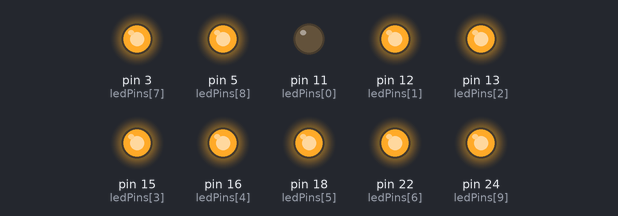
The program below on a simulated Raspberry Pi (header pin numbers). Shown: output pins drawn as LEDs (lit = HIGH). What the program prints to the terminal is not drawn.

Above: at 0.05 s.
At 0.75 s:
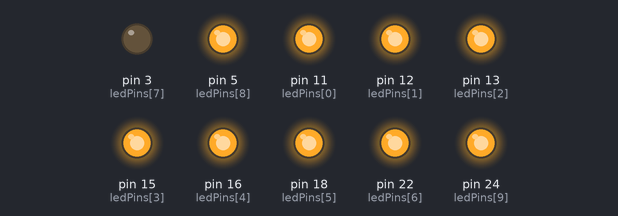
At 1.45 s:
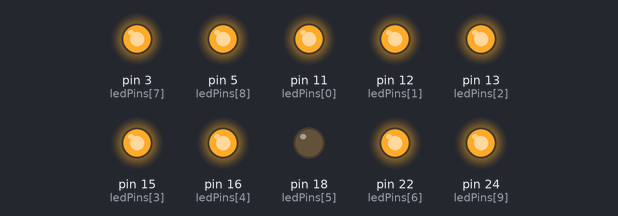
At 2.15 s:
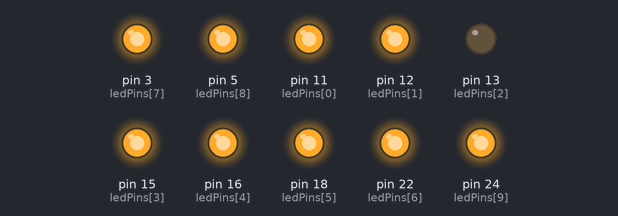
At 2.9 s:
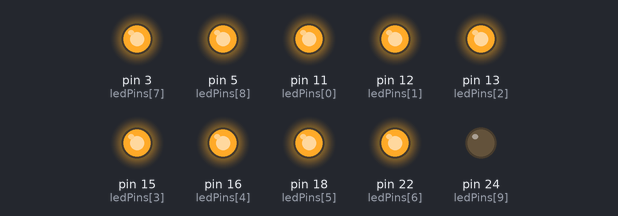
At 4.25 s:
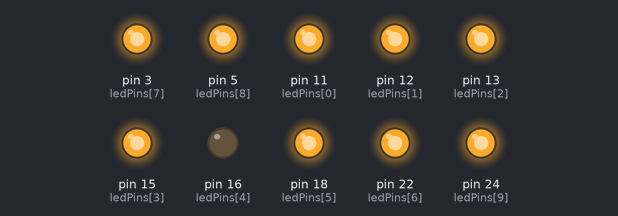
Timing chart, 0 to 4.5 s (numbered marks = the images above):
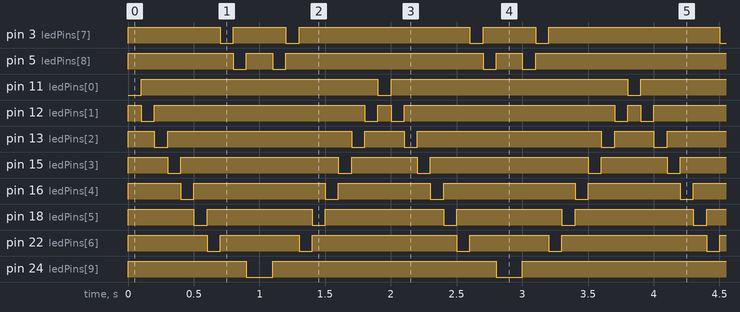

Measured:
- by itself, pin 3 (ledPins[7]): repeats every 1.9 s: HIGH 0.40 s, LOW 0.10 s, HIGH 1.3 s, LOW 0.10 s
- by itself, pin 5 (ledPins[8]): repeats every 1.9 s: HIGH 0.20 s, LOW 0.10 s, HIGH 1.5 s, LOW 0.10 s
- by itself, pin 11 (ledPins[0]): alternates HIGH for 1.8 s and LOW for 0.10 s
- by itself, pin 12 (ledPins[1]): repeats every 1.9 s: HIGH 1.6 s, LOW 0.10 s, HIGH 0.10 s, LOW 0.10 s
- by itself, pin 13 (ledPins[2]): repeats every 1.9 s: HIGH 1.4 s, LOW 0.10 s, HIGH 0.30 s, LOW 0.10 s
- by itself, pin 15 (ledPins[3]): repeats every 1.9 s: HIGH 1.2 s, LOW 0.10 s, HIGH 0.50 s, LOW 0.10 s
- by itself, pin 16 (ledPins[4]): repeats every 1.9 s: HIGH 1.0 s, LOW 0.10 s, HIGH 0.70 s, LOW 0.10 s
- by itself, pin 18 (ledPins[5]): alternates HIGH for 0.80 s and LOW for 0.10 s

The program:

waterlight.py
```python
#####################################
#		   Water Light				#
#####################################
#									#
#@Author: Aaron Earl				#
#									#
# Tutorial from Freenove RPi		#
# tutorials							#
#									#
# Task: Make a waterlight with LED	#
# bar graph							#
#									#
# Note Anode pins on device may		#
# not be labeled like on mine,		#
# if lights don't light try			#
# reversing the device.				#
#####################################

import RPi.GPIO as GPIO
import time

ledPins = [11, 12, 13, 15, 16, 18, 22, 3, 5, 24]

def setup():

	print("Program is starting...")
	GPIO.setmode(GPIO.BOARD)		# Sets GPIOs by physical location
	for pin in ledPins:
		GPIO.setup(pin, GPIO.OUT)	# Set all ledPin's mode to OUTPUT
		GPIO.output(pin, GPIO.HIGH) # Set all ledPins to high(3.3V) fo off leds

def loop():

	while True:
		for pin in ledPins:		# Make LEDs light up from left to right
			GPIO.output(pin, GPIO.LOW)
			time.sleep(0.1)
			GPIO.output(pin, GPIO.HIGH)
		for pin in ledPins[10:0:-1]: # Make light up from right to left
			GPIO.output(pin, GPIO.LOW)
			time.sleep(0.1)
			GPIO.output(pin, GPIO.HIGH)


def destroy():

	for pin in ledPins:
		GPIO.output(pin, GPIO.HIGH)	# Turn off all LEDs
	GPIO.cleanup()					# Release resources

if __name__ == "__main__":

	setup()
	try:
		loop()
	except KeyboardInterrupt:	# Ctrl-C pressed, destroy() subroutine will be ran
		destroy()
```
